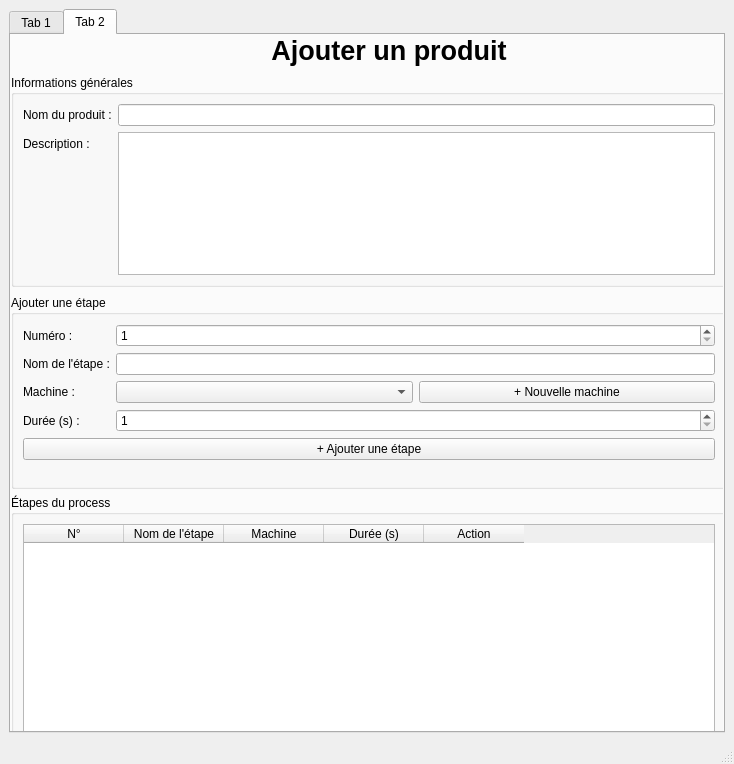
<?xml version="1.0" encoding="UTF-8"?>
<ui version="4.0">
 <class>MainWindow</class>
 <widget class="QMainWindow" name="MainWindow">
  <property name="geometry">
   <rect>
    <x>0</x>
    <y>0</y>
    <width>734</width>
    <height>764</height>
   </rect>
  </property>
  <property name="windowTitle">
   <string>Ajouter un produit</string>
  </property>
  <widget class="QWidget" name="centralwidget">
   <layout class="QVBoxLayout" name="mainLayout">
    <item>
     <layout class="QHBoxLayout" name="horizontalLayout">
      <item>
       <widget class="QTabWidget" name="tabWidget">
        <property name="currentIndex">
         <number>1</number>
        </property>
        <widget class="QWidget" name="tab">
         <attribute name="title">
          <string>Tab 1</string>
         </attribute>
        </widget>
        <widget class="QWidget" name="tab_2">
         <attribute name="title">
          <string>Tab 2</string>
         </attribute>
         <widget class="QLabel" name="titleLabel">
          <property name="geometry">
           <rect>
            <x>20</x>
            <y>0</y>
            <width>716</width>
            <height>36</height>
           </rect>
          </property>
          <property name="font">
           <font>
            <pointsize>20</pointsize>
            <bold>true</bold>
           </font>
          </property>
          <property name="text">
           <string>Ajouter un produit</string>
          </property>
          <property name="alignment">
           <set>Qt::AlignmentFlag::AlignHCenter</set>
          </property>
         </widget>
         <widget class="QGroupBox" name="groupGeneral">
          <property name="geometry">
           <rect>
            <x>0</x>
            <y>40</y>
            <width>716</width>
            <height>212</height>
           </rect>
          </property>
          <property name="title">
           <string>Informations générales</string>
          </property>
          <layout class="QFormLayout" name="formGeneral">
           <item row="0" column="0">
            <widget class="QLabel" name="labelProductName">
             <property name="text">
              <string>Nom du produit :</string>
             </property>
            </widget>
           </item>
           <item row="0" column="1">
            <widget class="QLineEdit" name="inputProductName"/>
           </item>
           <item row="1" column="0">
            <widget class="QLabel" name="labelDescription">
             <property name="text">
              <string>Description :</string>
             </property>
            </widget>
           </item>
           <item row="1" column="1">
            <widget class="QTextEdit" name="inputDescription"/>
           </item>
          </layout>
         </widget>
         <widget class="QGroupBox" name="groupStepInput">
          <property name="geometry">
           <rect>
            <x>0</x>
            <y>260</y>
            <width>716</width>
            <height>194</height>
           </rect>
          </property>
          <property name="title">
           <string>Ajouter une étape</string>
          </property>
          <layout class="QFormLayout" name="formStepInput">
           <item row="0" column="0">
            <widget class="QLabel" name="labelStepNumber">
             <property name="text">
              <string>Numéro :</string>
             </property>
            </widget>
           </item>
           <item row="0" column="1">
            <widget class="QSpinBox" name="inputStepNumber">
             <property name="minimum">
              <number>1</number>
             </property>
             <property name="maximum">
              <number>999</number>
             </property>
            </widget>
           </item>
           <item row="1" column="0">
            <widget class="QLabel" name="labelStepName">
             <property name="text">
              <string>Nom de l'étape :</string>
             </property>
            </widget>
           </item>
           <item row="1" column="1">
            <widget class="QLineEdit" name="inputStepName"/>
           </item>
           <item row="2" column="0">
            <widget class="QLabel" name="labelStepMachine">
             <property name="text">
              <string>Machine :</string>
             </property>
            </widget>
           </item>
           <item row="2" column="1">
            <layout class="QHBoxLayout" name="machineLayout">
             <item>
              <widget class="QComboBox" name="inputStepMachine"/>
             </item>
             <item>
              <widget class="QPushButton" name="btnCreateMachine">
               <property name="text">
                <string>+ Nouvelle machine</string>
               </property>
              </widget>
             </item>
            </layout>
           </item>
           <item row="3" column="0">
            <widget class="QLabel" name="labelStepDuration">
             <property name="text">
              <string>Durée (s) :</string>
             </property>
            </widget>
           </item>
           <item row="3" column="1">
            <widget class="QSpinBox" name="inputStepDuration">
             <property name="minimum">
              <number>1</number>
             </property>
             <property name="maximum">
              <number>100000</number>
             </property>
             <property name="value">
              <number>1</number>
             </property>
            </widget>
           </item>
           <item row="4" column="0" colspan="2">
            <widget class="QPushButton" name="btnAddStep">
             <property name="text">
              <string>+ Ajouter une étape</string>
             </property>
            </widget>
           </item>
          </layout>
         </widget>
         <widget class="QGroupBox" name="groupSteps">
          <property name="geometry">
           <rect>
            <x>0</x>
            <y>460</y>
            <width>716</width>
            <height>322</height>
           </rect>
          </property>
          <property name="title">
           <string>Étapes du process</string>
          </property>
          <layout class="QVBoxLayout" name="stepsLayout">
           <item>
            <widget class="QTableWidget" name="tableSteps">
             <property name="enabled">
              <bool>true</bool>
             </property>
             <property name="editTriggers">
              <set>QAbstractItemView::EditTrigger::AnyKeyPressed|QAbstractItemView::EditTrigger::DoubleClicked|QAbstractItemView::EditTrigger::EditKeyPressed|QAbstractItemView::EditTrigger::SelectedClicked</set>
             </property>
             <property name="alternatingRowColors">
              <bool>true</bool>
             </property>
             <property name="selectionBehavior">
              <enum>QAbstractItemView::SelectionBehavior::SelectRows</enum>
             </property>
             <property name="rowCount">
              <number>0</number>
             </property>
             <property name="columnCount">
              <number>5</number>
             </property>
             <column>
              <property name="text">
               <string>N°</string>
              </property>
             </column>
             <column>
              <property name="text">
               <string>Nom de l'étape</string>
              </property>
             </column>
             <column>
              <property name="text">
               <string>Machine</string>
              </property>
             </column>
             <column>
              <property name="text">
               <string>Durée (s)</string>
              </property>
             </column>
             <column>
              <property name="text">
               <string>Action</string>
              </property>
             </column>
            </widget>
           </item>
           <item>
            <layout class="QHBoxLayout" name="bottomButtons">
             <item>
              <spacer name="horizontalSpacer">
               <property name="orientation">
                <enum>Qt::Orientation::Horizontal</enum>
               </property>
               <property name="sizeHint" stdset="0">
                <size>
                 <width>40</width>
                 <height>20</height>
                </size>
               </property>
              </spacer>
             </item>
             <item>
              <widget class="QPushButton" name="btnCancel">
               <property name="text">
                <string>Annuler</string>
               </property>
              </widget>
             </item>
             <item>
              <widget class="QPushButton" name="btnValidate">
               <property name="text">
                <string>Valider</string>
               </property>
               <property name="default">
                <bool>true</bool>
               </property>
              </widget>
             </item>
            </layout>
           </item>
          </layout>
         </widget>
        </widget>
       </widget>
      </item>
     </layout>
    </item>
   </layout>
  </widget>
  <widget class="QMenuBar" name="menubar">
   <property name="geometry">
    <rect>
     <x>0</x>
     <y>0</y>
     <width>734</width>
     <height>33</height>
    </rect>
   </property>
  </widget>
  <widget class="QStatusBar" name="statusbar"/>
 </widget>
 <resources/>
 <connections/>
</ui>
